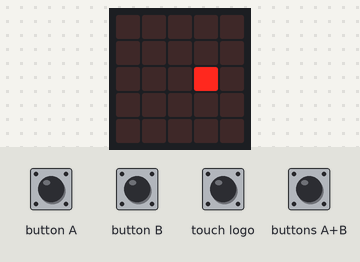
Recording of a program running on a simulated BBC micro:bit (MakeCode). Shown: the board's 5×5 LED display. The inputs (shaded band) are chosen by the test bench.

Above: at 1.2 s.
1.3 s: button B pressed for 0.15 s
At 1.74 s:
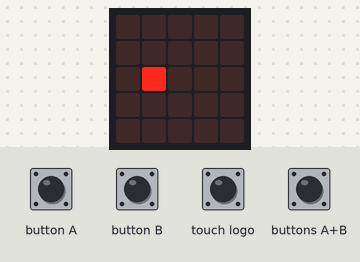
2.0 s: button A pressed for 0.15 s
At 2.65 s:
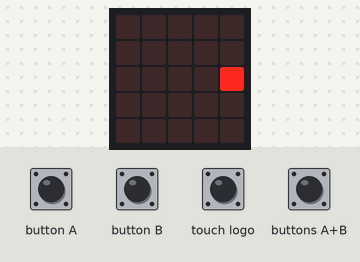
2.7 s: buttons A+B pressed for 0.15 s
4.3 s: touch logo pressed for 0.15 s
At 4.6 s:
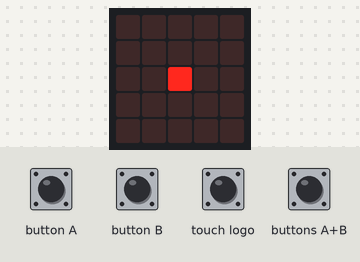
5.0 s: buttons A+B pressed for 1 s
Timing chart, 0 to 8.0 s (numbered marks = the images above; inputs shaded):
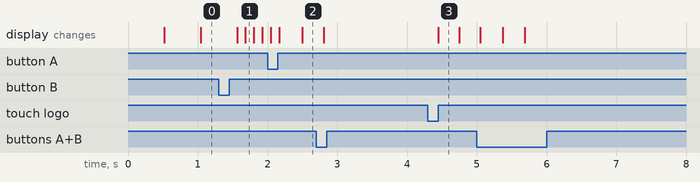

The program:

main.ts
```typescript
input.onLogoEvent(TouchButtonEvent.Pressed, function () {
    game.resume()
})
input.onButtonPressed(Button.A, function () {
    Pausa = 300
})
input.onButtonPressed(Button.AB, function () {
    game.pause()
})
input.onButtonPressed(Button.B, function () {
    Pausa = 100
})
let Pausa = 0
let Pilota = game.createSprite(2, 2)
Pausa = 500
basic.forever(function () {
    Pilota.move(1)
    basic.pause(Pausa)
    Pilota.ifOnEdgeBounce()
})
```

test.ts
```typescript
// aquí va el archivo "tests"; esto no se compilará cuando este paquete se utilice como una extensión.
```

Measured:
- after the input at 1.3 s, the display: first differs from a run without the input after 0.38 s (image 1)
- after the input at 4.3 s, the display: changes after 0.15 s (image 3)
